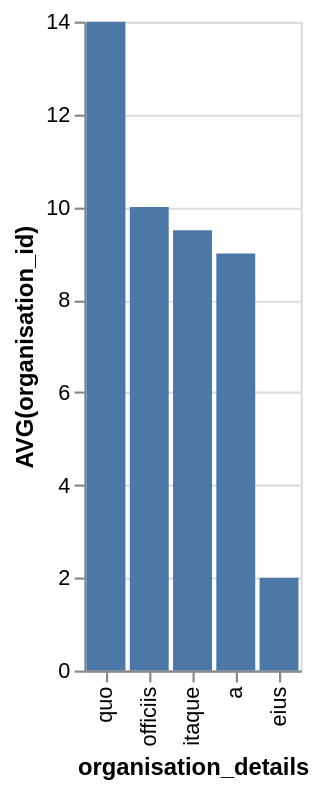

Write a Vega-Lite specification for this figure.
### Vega-Lite specification from a JSON file in a GitHub repository (floating-point values rounded to 4 significant figures)
{"data": {"values": [{"x_data": "a", "y_data": 9}, {"x_data": "eius", "y_data": 2}, {"x_data": "itaque", "y_data": 9.5}, {"x_data": "officiis", "y_data": 10}, {"x_data": "quo", "y_data": 14}]}, "mark": "bar", "encoding": {"x": {"field": "x_data", "type": "nominal", "title": "organisation_details", "sort": {"op": "sum", "field": "y_data", "order": "descending"}}, "y": {"field": "y_data", "type": "quantitative", "title": "AVG(organisation_id)"}}}
